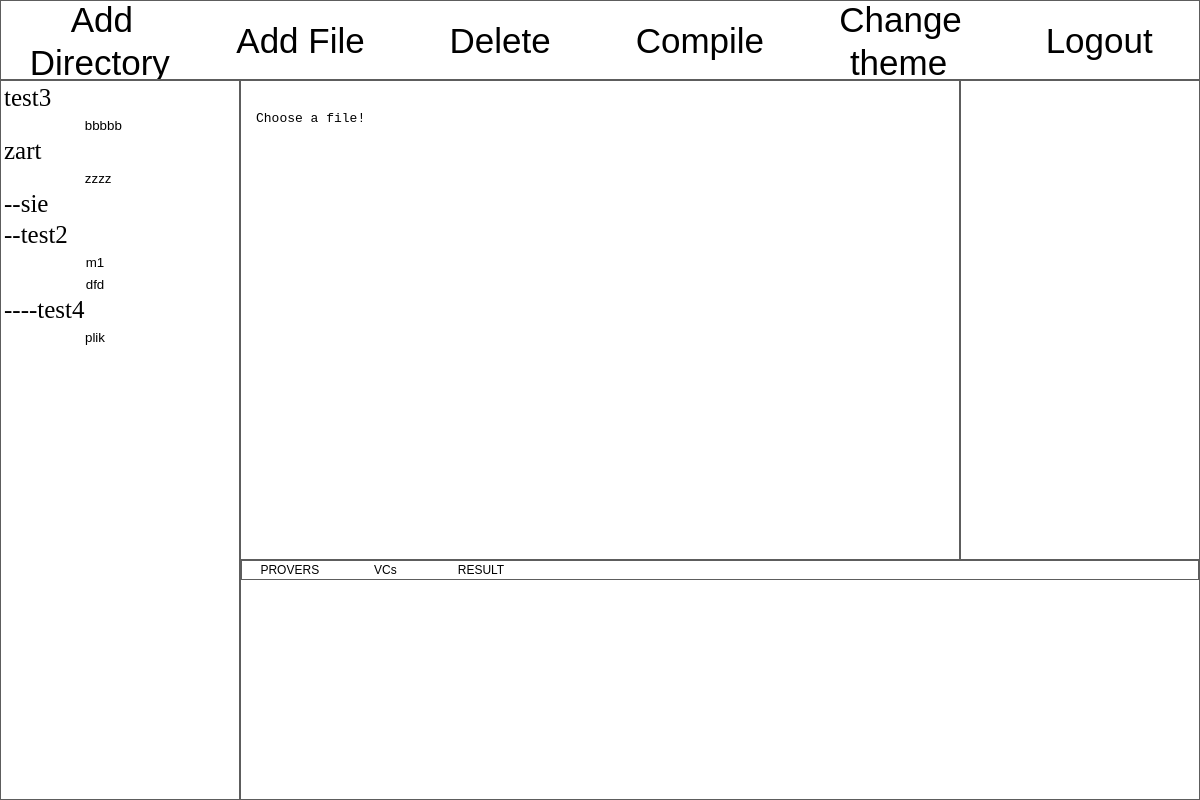
Page /index/ (signed in) on the committed database.
### serverSide/models.py (models this page shows, shortened)
class Directory(models.Model):
    name = models.CharField(max_length=100)
    description = models.CharField(max_length=1000, blank=True)
    creationDate = models.DateTimeField(auto_now_add=True)
    owner = models.ForeignKey(User, on_delete=models.CASCADE, null=True)
    availability = models.BooleanField(default=True)
    parentDirectory = models.ForeignKey('self', on_delete=models.CASCADE, null=True, blank=True, related_name='children')
    path = models.TextField(blank=True)
    level = models.CharField(blank=True, max_length=30)
    lastUpdated = models.DateTimeField(auto_now=True)
    validity = models.BooleanField(default=True)

class File(models.Model):
    name = models.CharField(max_length=100)
    description = models.CharField(max_length=1000, blank=True)
    creationDate = models.DateTimeField(auto_now_add=True)
    availability = models.BooleanField(default=True)
    ffile = models.FileField()
    directory = models.ForeignKey(Directory, related_name='files', on_delete=models.CASCADE)
    lastUpdated = models.DateTimeField(auto_now=True)
    validity = models.BooleanField(default=True)

### serverSide/views.py (the view)
# urls.py: path('index/', index, name='index'),
@login_required(login_url='/login/')
def index(request):
    try:
        all_dire = Directory.objects.filter(availability=True, owner__login=request.user.username).order_by('path')
    except:
        return render(request, "index/index.html")
    context = {
        'all_dire' : all_dire,
        'content' : "Choose a file!",
        'frama' : [],
        'tab' : "",
        'overlaps' : overlaps_mapping.get("none"), #no tabs are active
        'theme' : request.session.get("theme")
    }
    request.session["prev"] = -1 #indicate that there was no previous file chosen
    return render(request, "index/index.html", context)

### serverSide/templates/index/index.html (shortened to what this page needs)
{% extends "index/base.html" %}
{% block mainpage %}
    <div class="parent">
        <nav class="menu-container">
            <div class="menu-item">
                <a href="/dir_create"><span class="hover-text">Add Directory</span></a>
            </div>
            <div class="menu-item">
                <a href="/file_create"><span class="hover-text">Add File</span></a>
            </div>
            <div class="menu-item">
                <button class="menu_transparent" onclick="deleteView()">
                    <span class="hover-text">Delete</span>
                </button>
            </div>
            <div class="menu-item">
                <button class="menu_transparent" onclick="compile()">
                    <span class="hover-text">Compile</span>
                </button>
            </div>
            <div class="menu-item">
                <button class="menu_transparent" onclick="changeTheme()">
                    <span class="hover-text">Change theme</span>
                </button>
            </div>
            <div class="menu-item">
                <a href="/logoutuser"><span class="hover-text">Logout</span></a>
            </div>
        </nav>
        <nav class="file-section">
            <ul class="dire">
                {% include "index/directory_tree.html" %}
            </ul>
        </nav>
        <div class="main-section">
            <code class="main-section" id="main-section">
{{ content }}
            </code>
        </div>
        <div class="elements-section" id="elements-section">
        </div>
        <footer class="data-section">
            <div class="overlap-row">
                <div class="{{ overlaps.0 }}">
                    <a href="{% url 'showTab' tab='prover' %}"><span class="hover-text">PROVERS</span></a>
                </div>
                <div class="{{ overlaps.1 }}">
                    <a href="{% url 'showTab' tab='vcs' %}" ><span class="hover-text">VCs</span></a>
                </div>
                <div class="{{ overlaps.2 }}">
                    <a href="{% url 'showTab' tab='result' %}"><span class="hover-text">RESULT</span></a>
                </div>
                <div class="empty-overlap"></div>
            </div>
            {% include "index/tabs.html" %}
        </footer>
    </div>
{% endblock mainpage %}

### serverSide/templates/index/base.html (shortened to what this page needs)
{% load static %}
<!DOCTYPE html>
<html lang="en">
    <head>
        <link rel="stylesheet" href="{% static 'index/stylesmin.css' %}" type="text/css">
    </head>
    <body class="{{ theme }}" id="body">
        {% block mainpage %}{% endblock mainpage %}
    </body>
</html>

### serverSide/templates/index/directory_tree.html
{% for dire in all_dire %}
    <li>
        <p class="directory" id="DirNo{{ dire.pk }}"> {{ dire.level }}{{ dire.name }} </p>
        {% for file in dire.files.all %}
            {% if file.availability %}
            <div class="file" id="FileNo{{ file.pk }}">
                <button class="transparent" onclick="showFile('{{ file.pk }}')">
                    <span class="hover-text">{{ file.name }}</span>
                </button>
            </div class="file">
            {% endif %}
        {% endfor %}
    </li>
{% endfor %}

### serverSide/templates/index/tabs.html (shortened to what this page needs)
<div class="bottom">
</div>

### serverSide/static/index/stylesmin.css (style rules this page uses)
:root { --border-color:#5d5d5d;--dire-border-color:#dc143c }
body { margin:0;border-color:var(--border-color) }
.hover-text { margin:auto;font-family:Arial;text-align:center;vertical-align:middle;padding:2px }
nav.menu-container { overflow:hidden;border:1px;border-style:solid;border-color:var(--border-color);display:flex;flex-direction:row }
button.menu_transparent { display:inline-block;background-color:inherit;color:inherit;font-size:35px;cursor:pointer;border:0 }
div.menu-item { display:flex;flex:1;text-align:center;vertical-align:middle;font-size:35px;align-items:center;justify-content:center }
div a { text-align:center;vertical-align:middle;text-decoration:none;color:inherit }
nav.file-section { overflow:auto;border:1px;border-style:solid;border-color:var(--border-color);text-align:center }
div.file { padding-right:50px;margin:3px }
p.directory { font-size:25px;color:inherit;padding-right:50px;text-align:left;margin:3px }
ul.dire { list-style-type:none;padding:0;margin:0 }
button.transparent { background-color:inherit;color:inherit;width:20%;height:1%;cursor:pointer;border:0 }
div.main-section { overflow-y:auto;border:1px;border-style:solid;border-color:var(--border-color);display:flex;padding:15px }
code.main-section { white-space:pre-wrap;min-width:calc(100% - 15px);min-height:calc(100% - 15px) }
div.elements-section { overflow:auto;border:1px;border-style:solid;border-color:var(--border-color);text-align:center }
footer.data-section { overflow:hidden;border:1px;border-style:solid;border-color:var(--border-color) }
div.bottom { background-color:inherit;color:inherit;overflow:auto;height:100% }
div.overlap-row { display:flex;flex-direction:row;border:1px;border-top:0;border-style:solid;border-color:var(--border-color);height:18px }
.overlap { flex:1;vertical-align:middle;text-align:center;font-size:1.5vh;clip-path:polygon(20% 0,80% 0,100% 100%,0 100%);background-color:var(--inactive-foot-button) }
.empty-overlap { flex:7 }
@media screen and (min-width:801px) { div.parent { display:grid;grid-template-rows:repeat(10,1fr);grid-template-columns:repeat(5,1fr);height:100vh } }
@media screen and (min-width:801px) { nav.menu-container { grid-column:1 / 6;grid-row:1 / 2 } }
@media screen and (min-width:801px) { div.main-section { grid-column:2 / 5;grid-row:2 / 8 } }
@media screen and (min-width:801px) { nav.file-section { grid-column:1 / 1;grid-row:2 / 11 } }
@media screen and (min-width:801px) { div.elements-section { grid-column:5 / 6;grid-row:2 / 8 } }
@media screen and (min-width:801px) { footer.data-section { grid-column:2 / 6;grid-row:8 / 11 } }

### rows in the picture
Directory: name "test3"
File: name "bbbbb"
Directory: name "zart"
File: name "zzzz"
Directory: level "--", name "sie"
Directory: level "--", name "test2"
File: name "m1"
File: name "dfd"
Directory: level "----", name "test4"
File: name "plik"

### other values in the picture
{{ content }} "Choose a file!"
